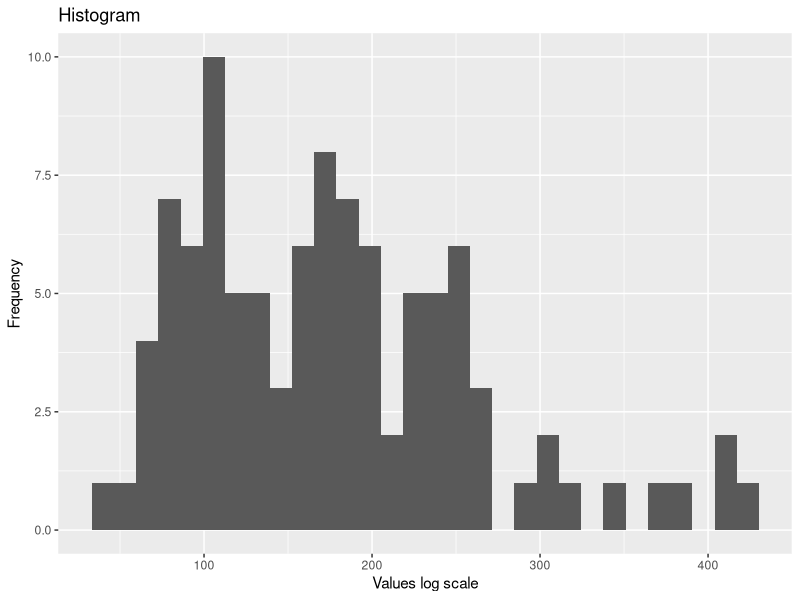
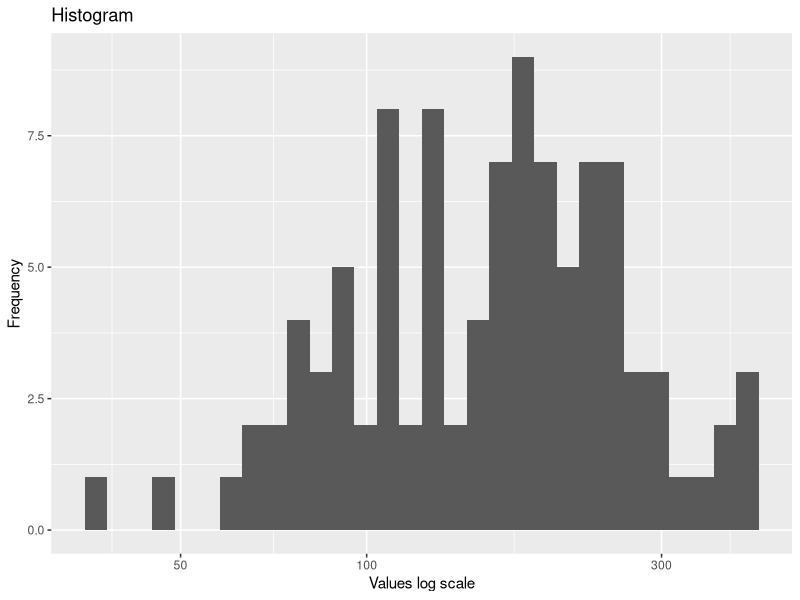
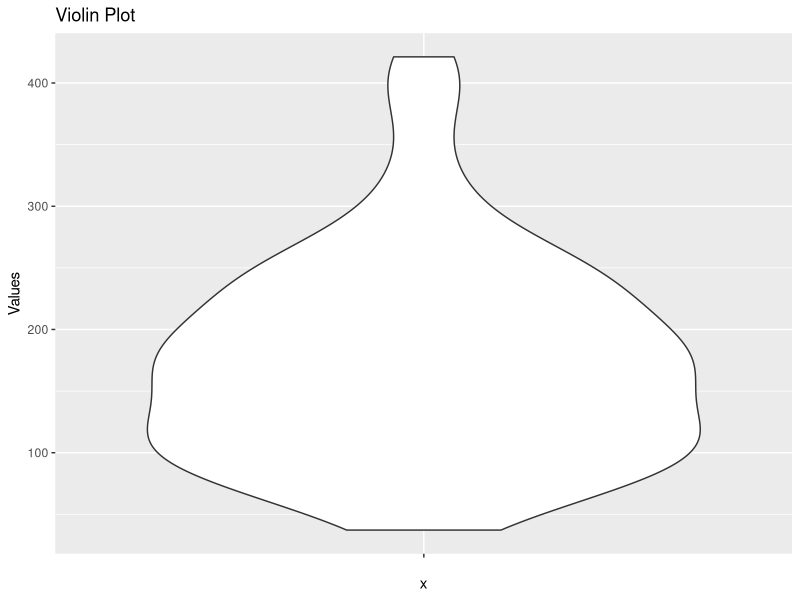

These figures' R source, in order:
## ---- chunk 1
values <- rlnorm(100, meanlog = 5, sdlog = 0.5)
## ---- chunk 2
library(ggplot2)
ggplot(data = data.frame(values), aes(x = values)) +
  geom_histogram() + 
  labs(title = "Histogram", x = "Values log scale", y = "Frequency")

## ---- chunk 3
ggplot(data = data.frame(values), aes(x = values)) +
  geom_histogram() + 
  labs(title = "Histogram", x = "Values log scale", y = "Frequency") +
  scale_x_log10()
## ---- chunk 4
ggplot(data = data.frame(values), aes(x = " ", y = values)) +
  geom_violin() +
  labs(title = "Violin Plot", y = "Values")
## ---- chunk 5
mean(values)
## ---- chunk 6
sd(values)
